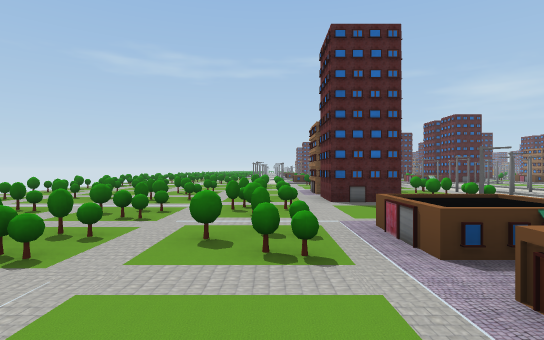
[1] (above)

24 first-person views from a walk through a Unity game level. The camera is 0.61 m above the floor, looks level and sees 80° across. The floor is counted in squares, 1 m on a side. Each view is taken from the middle of a square. On the plan, view 1 faces up. The plan holds only what a view shows up to about 9 squares ahead; the rest is blank. The place goes on beyond the plan. The player character is not drawn. Some surface patterns are stand-ins.

[2]
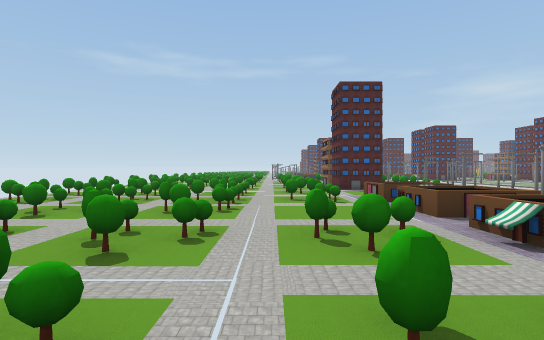

[3]
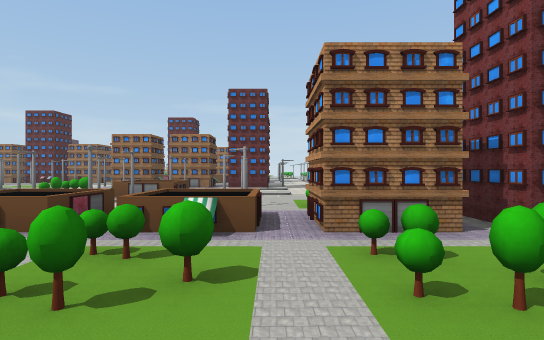

[4]
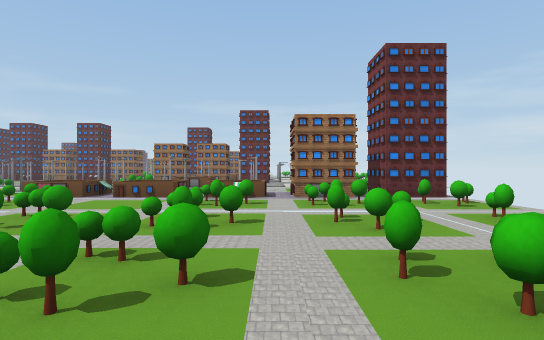

[5]
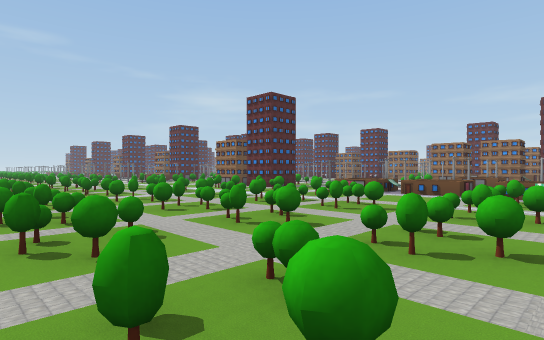

[6]
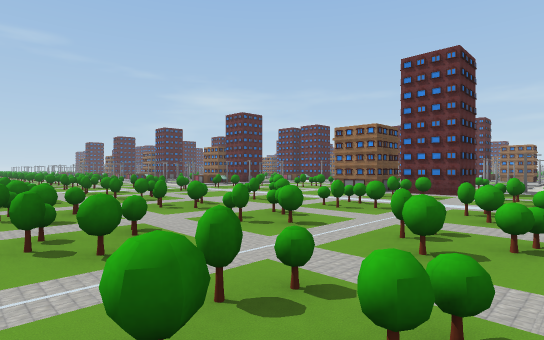

[7]
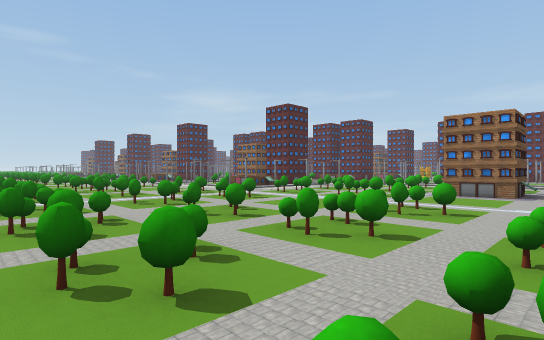

[8]
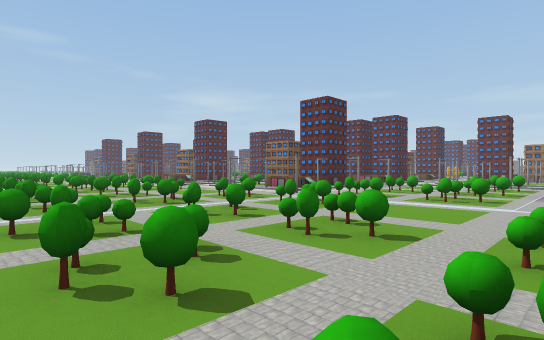

[9]
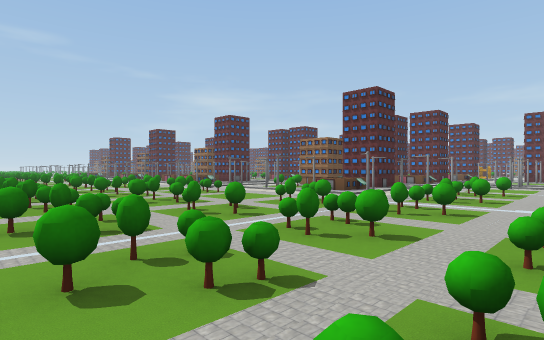

[10]
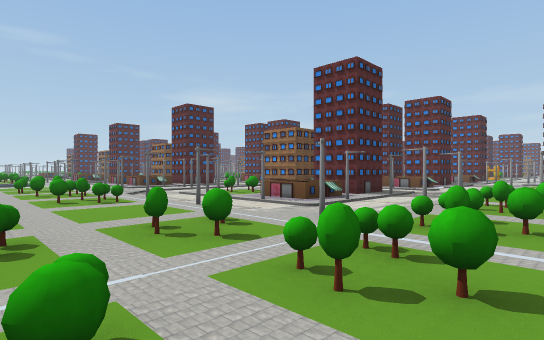

[11]
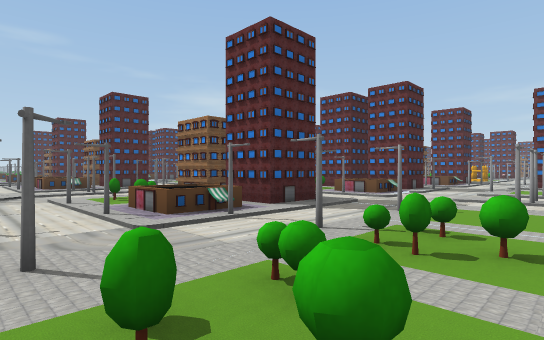

[12]
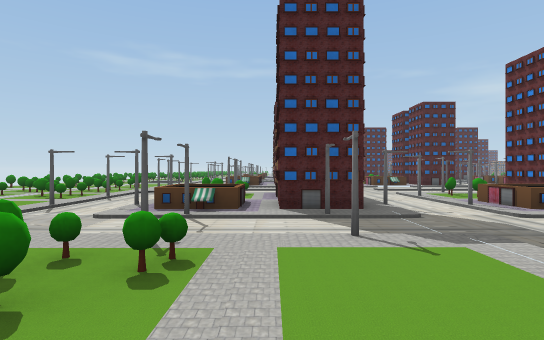

[13]
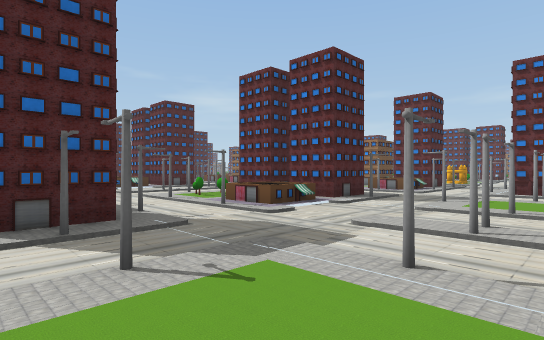

[14]
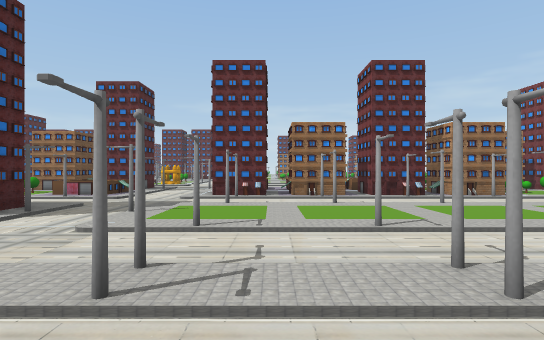

[15]
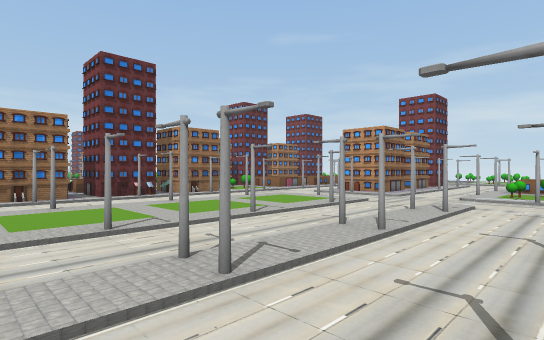

[16]
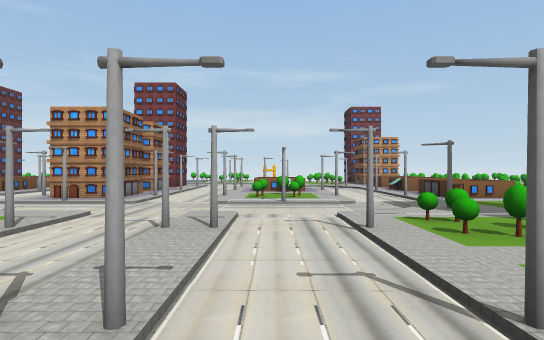

[17]
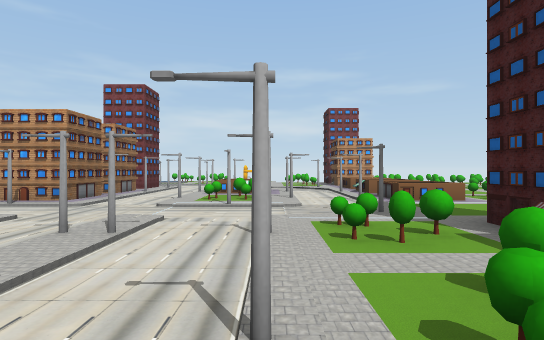

[18]
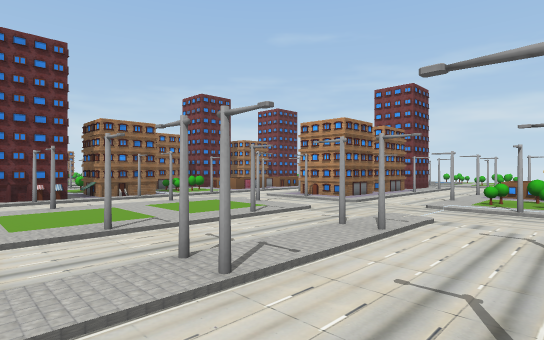

[19]
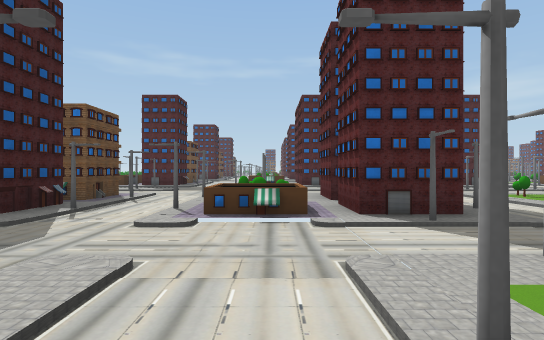

[20]
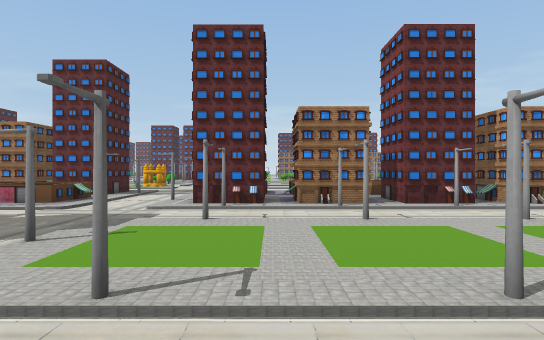

[21]
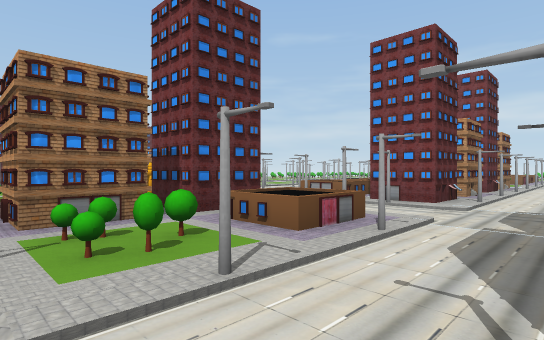

[22]
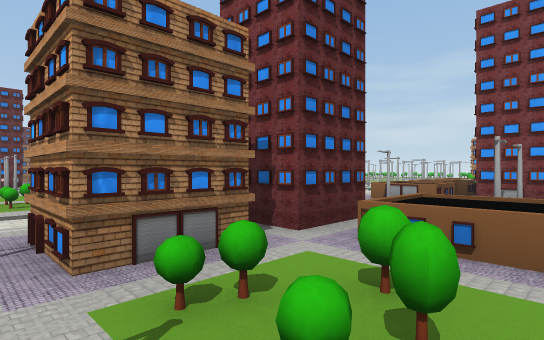

[23]
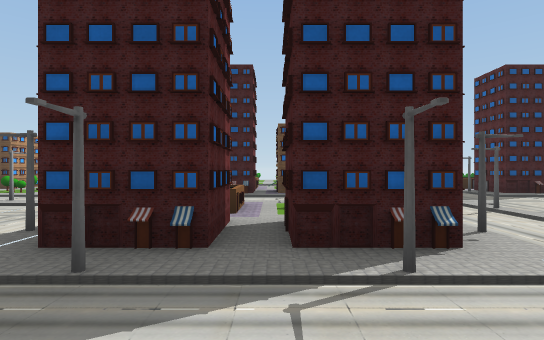

[24]
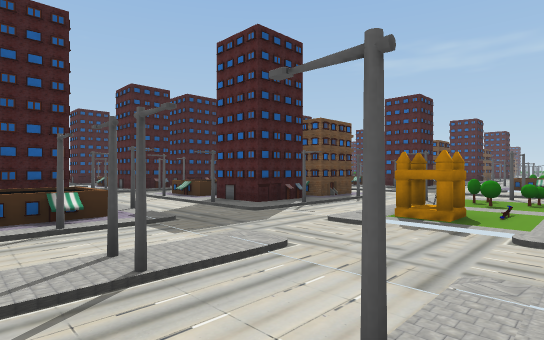

### Floor plan
Key: @ floor where view 1 was taken; # wall or solid block; x gap in a wall; . main floor; - floor 0.05 m lower than the main floor; : floor 0.3 m higher than the main floor; / step, stairs or slope; = window, fence, low wall or low ledge; ^ raised ledge; O other object.
Columns run from 7 left of view 1 to 23 right of it. Each row starts with its distance up from view 1.
 20  =#=#=.-.x.x.-.x.x.-.x.x.-.x
 19  =====.-==x#.-==x##-==x#.-==..#
 18  =#=.=.-...#.-...x.-...#.-..
 17  ===..#-=O.##-=:.##-=O.##-##.
 16 #=.=...-.=.#.-//.#.-.=.#.-##.
 15 #=.=.=.----------------------
 14 #=....#....#.-.-.#.-.....-.-.
 13 #=.=.=.=.=..#-#-#.#-##^^.-#-#
 12 .=...........-.-...-.x...-.-.
 11 .=.=...=.=.=.-#-#.#-##^^
 10 .......=.....-.-...-.x.
  9 .=.=.=...#.=.-#-#.#-##x
  8 .........##..-.-...-.x.
  7 .=.=.=.=x##=.-#-#.#-##
  6 ...........=.-.-.#.-.x
  5 -=====.=..#---------.=
  4 -=#=#=.....-...-...-
  3 .=========.-==.-##.-
  2 .=.=.=.===.-...-.# -.
  1 .=.=.=..^^.-==.-##  ^
  0 .......@..  ...-
 -1 .=.=.=.=^^
 -2 ..........#..-.
 -3   ====.=x#.=.--
 -4   #=#=...x
 -5      =#=##
 -6       #=#

Where each view was taken, in squares from view 1:
view 1: 0 up, 0 right, facing up
view 2: 4 down, 1 left, facing up
view 3: 2 down, 2 left, facing right
view 4: 2 down, 6 left, facing right
view 5: 2 down, 7 left, facing up-right
view 6: 4 up, 7 left, facing up-right
view 7: 7 up, 7 left, facing up-right
view 8: 9 up, 7 left, facing up-right
view 9: 11 up, 7 left, facing up-right
view 10: 12 up, 4 left, facing up-right
view 11: 12 up, 1 left, facing up-right
view 12: 11 up, 3 right, facing up
view 13: 12 up, 3 right, facing up-right
view 14: 12 up, 5 right, facing right
view 15: 12 up, 5 right, facing down-right
view 16: 10 up, 6 right, facing down
view 17: 10 up, 5 right, facing down
view 18: 10 up, 5 right, facing down-right
view 19: 12 up, 8 right, facing up
view 20: 12 up, 7 right, facing right
view 21: 20 up, 11 right, facing down-right
view 22: 20 up, 13 right, facing down-right
view 23: 18 up, 13 right, facing left
view 24: 12 up, 21 right, facing up-left
